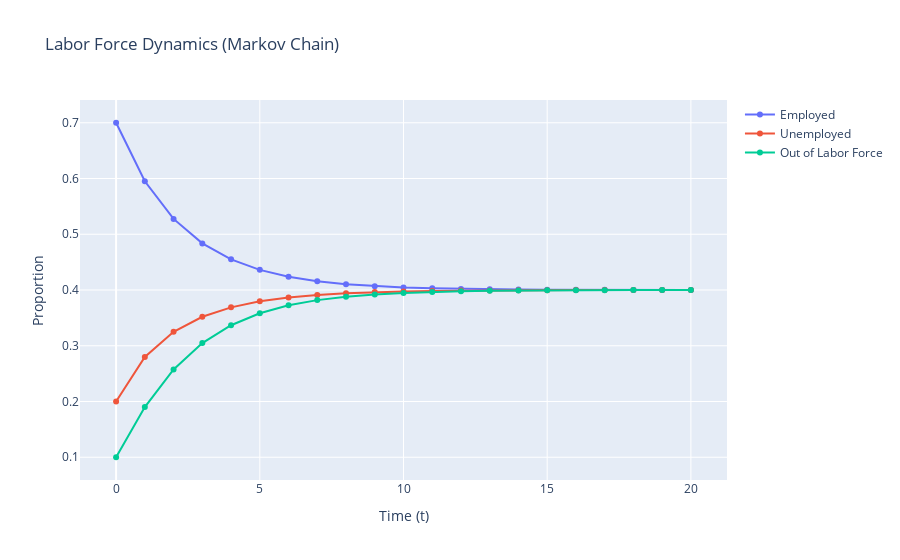

Notebook source saved alongside this figure:
### Markdown cell above
In this model, we simulate labor force dynamics as a Markov chain where workers can move between states such as employment, 
unemployment, and out of the labor force.

### Equations
Let:
- \( P \) be the transition matrix where \( P_{ij} \) is the probability of transitioning from state \( i \) to state \( j \).
- \( x_t \) be the state vector at time \( t \) representing the proportion of people in each state.

The evolution of the state vector over time is given by:
$$
x_{t+1} = P \cdot x_t
$$
where
$$
P = \begin{bmatrix} 0.8 & 0.15 & 0.05 \\ 0.2 & 0.6 & 0.2 \\ 0.1 & 0.3 & 0.6 \end{bmatrix}
$$

### Code cell
# Transition matrix for Labor Force Dynamics
P = np.array([
    [0.8, 0.15, 0.05],
    [0.2, 0.6, 0.2],
    [0.1, 0.3, 0.6]
])
x = np.array([0.7, 0.2, 0.1])  # Initial state vector
T_labor = 20

# Simulate Labor Force Dynamics
states_labor = [x]
for _ in range(T_labor):
    x = P @ x
    states_labor.append(x)
states_labor = np.array(states_labor)

# Plotting Labor Force Dynamics
fig_labor = go.Figure()
fig_labor.add_trace(go.Scatter(x=list(range(T_labor+1)), y=states_labor[:, 0], mode='lines+markers', name="Employed"))
fig_labor.add_trace(go.Scatter(x=list(range(T_labor+1)), y=states_labor[:, 1], mode='lines+markers', name="Unemployed"))
fig_labor.add_trace(go.Scatter(x=list(range(T_labor+1)), y=states_labor[:, 2], mode='lines+markers', name="Out of Labor Force"))
fig_labor.update_layout(title="Labor Force Dynamics (Markov Chain)", xaxis_title="Time (t)", yaxis_title="Proportion")
fig_labor.show()

### Figure 1 — Plotly figure (JSON) as saved in the notebook; plotly's stock layout.template omitted (floating-point values rounded to 4 significant figures)
{"data": [{"mode": "lines+markers", "name": "Employed", "type": "scatter", "x": [0, 1, 2, 3, 4, 5, 6, 7, 8, 9, 10, 11, 12, 13, 14, 15, 16, 17, 18, 19, 20], "y": [0.7, 0.595, 0.5275, 0.4836, 0.4549, 0.4361, 0.4238, 0.4156, 0.4103, 0.4068, 0.4045, 0.4029, 0.4019, 0.4013, 0.4008, 0.4005, 0.4004, 0.4002, 0.4002, 0.4001, 0.4001]}, {"mode": "lines+markers", "name": "Unemployed", "type": "scatter", "x": [0, 1, 2, 3, 4, 5, 6, 7, 8, 9, 10, 11, 12, 13, 14, 15, 16, 17, 18, 19, 20], "y": [0.2, 0.28, 0.325, 0.352, 0.3689, 0.3797, 0.3867, 0.3913, 0.3942, 0.3962, 0.3975, 0.3984, 0.3989, 0.3993, 0.3995, 0.3997, 0.3998, 0.3999, 0.3999, 0.3999, 0.4]}, {"mode": "lines+markers", "name": "Out of Labor Force", "type": "scatter", "x": [0, 1, 2, 3, 4, 5, 6, 7, 8, 9, 10, 11, 12, 13, 14, 15, 16, 17, 18, 19, 20], "y": [0.1, 0.19, 0.2575, 0.3048, 0.3368, 0.3582, 0.3725, 0.3819, 0.3881, 0.3921, 0.3948, 0.3966, 0.3978, 0.3985, 0.399, 0.3994, 0.3996, 0.3997, 0.3998, 0.3999, 0.3999]}], "layout": {"title": {"text": "Labor Force Dynamics (Markov Chain)"}, "xaxis": {"title": {"text": "Time (t)"}}, "yaxis": {"title": {"text": "Proportion"}}}}
